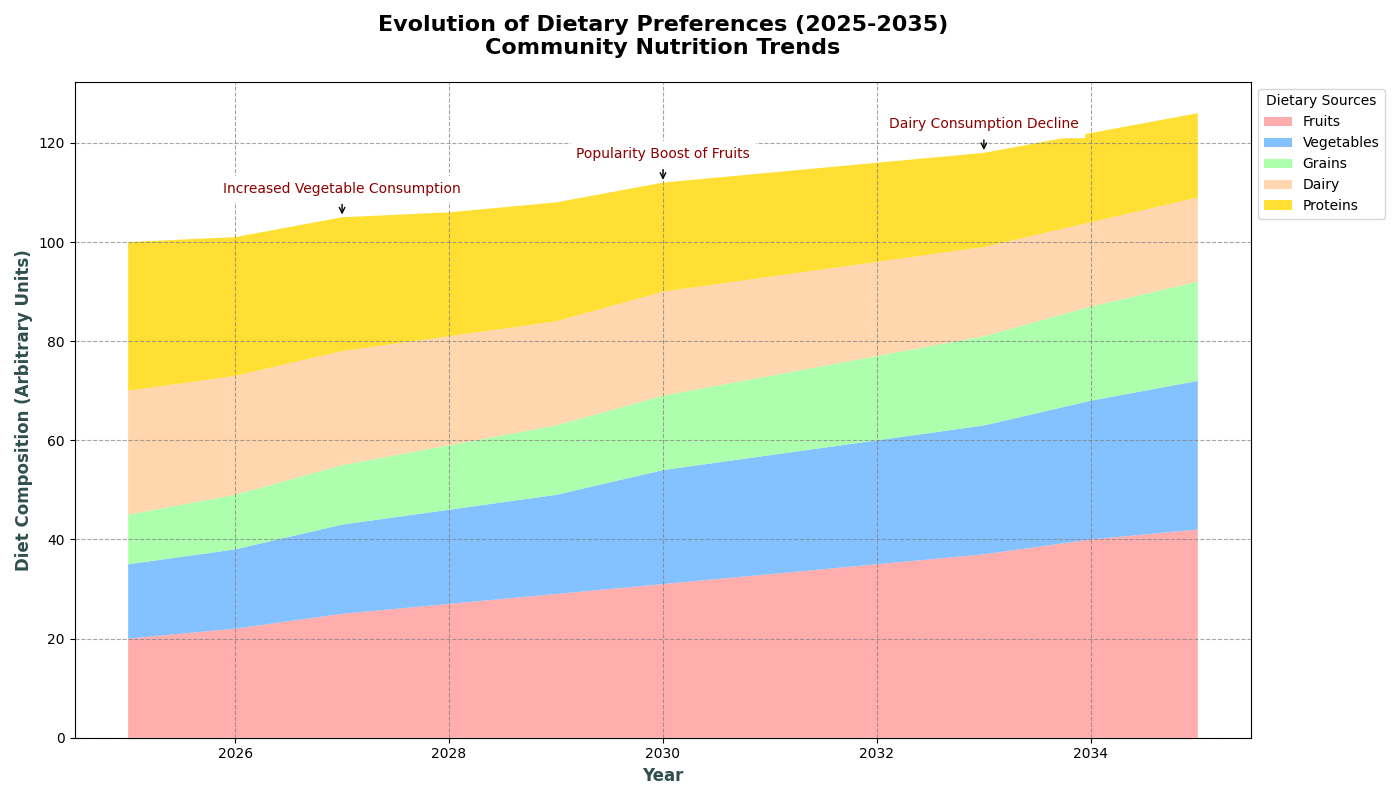

Python code for this plot:
import matplotlib.pyplot as plt
import numpy as np

# Backstory: The following chart showcases the evolution of natural diet preferences within a community over a decade (2025-2035).
# This can include how different dietary sources (e.g., fruits, vegetables, grains, dairy, proteins) have changed popularity.

# Define the years from 2025 to 2035
years = np.arange(2025, 2036)

# Diet preference data in arbitrary units
fruits = [20, 22, 25, 27, 29, 31, 33, 35, 37, 40, 42]
vegetables = [15, 16, 18, 19, 20, 23, 24, 25, 26, 28, 30]
grains = [10, 11, 12, 13, 14, 15, 16, 17, 18, 19, 20]
dairy = [25, 24, 23, 22, 21, 21, 20, 19, 18, 17, 17]
proteins = [30, 28, 27, 25, 24, 22, 21, 20, 19, 18, 17]

# Create the stacked area chart
plt.figure(figsize=(14, 8))
plt.stackplot(years, fruits, vegetables, grains, dairy, proteins, 
              labels=['Fruits', 'Vegetables', 'Grains', 'Dairy', 'Proteins'], 
              colors=['#FF9999', '#66B3FF', '#99FF99', '#FFCC99', '#FFD700'], alpha=0.8)

# Title and axis labels
plt.title('Evolution of Dietary Preferences (2025-2035)\nCommunity Nutrition Trends', fontsize=16, fontweight='bold', pad=20)
plt.xlabel('Year', fontsize=12, fontweight='bold', color='darkslategray')
plt.ylabel('Diet Composition (Arbitrary Units)', fontsize=12, fontweight='bold', color='darkslategray')

# Adding a legend outside the main plot area
plt.legend(loc='upper left', bbox_to_anchor=(1, 1), title='Dietary Sources', fontsize=10)

# Grid for better readability
plt.grid(True, linestyle='--', which='major', color='grey', alpha=0.7)

# Annotating significant changes in dietary trends
annotations = {
    2027: 'Increased Vegetable Consumption',
    2030: 'Popularity Boost of Fruits',
    2033: 'Dairy Consumption Decline'
}

for year, text in annotations.items():
    total_amount = sum([fruits[year-2025], vegetables[year-2025], grains[year-2025], dairy[year-2025], proteins[year-2025]])
    plt.annotate(text, xy=(year, total_amount), xytext=(year, total_amount + 5),
                 arrowprops=dict(facecolor='black', arrowstyle='->'),
                 fontsize=10, ha='center', color='darkred', backgroundcolor='white')

# Adjust layout to prevent overlapping elements
plt.tight_layout()

# Show plot
plt.show()
